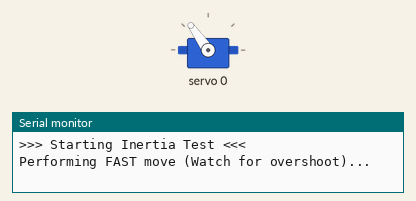
Bench run of a sketch on a simulated Arduino Uno, built with avr-gcc and run on an emulated ATmega328P. On the bench: servo, the last lines printed to the serial monitor.

Above: at 1.05 s.
At 4.25 s:
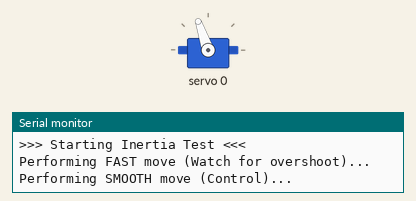
At 7.1 s:
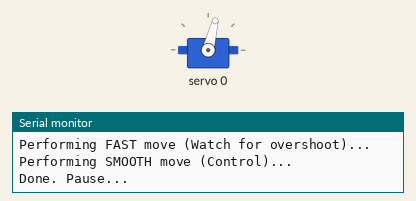
At 8.85 s:
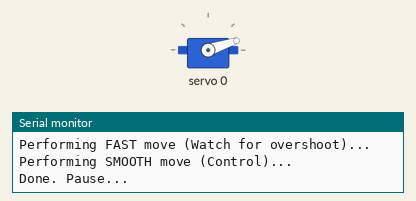
Timing chart, 0 to 11.2 s (numbered marks = the images above):
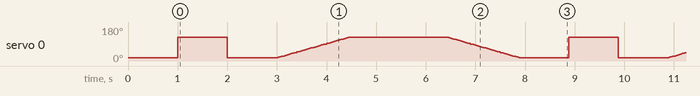

Measured:
- by itself, servo 0: moves between 18° and 125°, repeating every 7.9 s

The sketch:

servo_test.ino
```cpp
#include <Wire.h>
#include <Adafruit_PWMServoDriver.h>

Adafruit_PWMServoDriver pwm = Adafruit_PWMServoDriver();

// --- CONFIGURATION ---
#define SERVO_PIN 0      // The channel you are testing
#define SERVO_MIN 150    // Your verified Min Pulse
#define SERVO_MAX 600    // Your verified Max Pulse

// Speed Settings
#define SPEED_FAST_DELAY 0  // 0ms = Full Speed (The problem)
#define SPEED_SLOW_DELAY 15 // 15ms per degree = Smooth Motion (The solution)

void setup() {
  Serial.begin(115200);
  Serial.println(">>> Starting Inertia Test <<<");

  pwm.begin();
  pwm.setPWMFreq(50);  // Standard Analog Servo Frequency

  // Move to start position immediately
  setServoAngle(SERVO_PIN, 0);
  delay(1000);
}

void loop() {
  // 1. DEMONSTRATION: The Problem (Snap Movement)
  Serial.println("Performing FAST move (Watch for overshoot)...");
  // Jumping directly from 0 to 90
  setServoAngle(SERVO_PIN, 90);
  delay(1000); // Wait for the shake to settle

  // Reset
  setServoAngle(SERVO_PIN, 0);
  delay(1000);

  // 2. DEMONSTRATION: The Solution (Smooth Interpolation)
  Serial.println("Performing SMOOTH move (Control)...");

  // We manually control the loop to move 0 -> 90
  moveSmooth(SERVO_PIN, 0, 90, SPEED_SLOW_DELAY);

  Serial.println("Done. Pause...");
  delay(2000);

  // Move back smoothly
  moveSmooth(SERVO_PIN, 90, 0, SPEED_SLOW_DELAY);
  delay(1000);
}

// --- HELPER FUNCTIONS ---

// The Solution: Broken down movement
void moveSmooth(int channel, int startAngle, int endAngle, int stepDelay) {
  if (startAngle < endAngle) {
    for (int i = startAngle; i <= endAngle; i++) {
      setServoAngle(channel, i);
      delay(stepDelay); // This controls the speed!
    }
  } else {
    for (int i = startAngle; i >= endAngle; i--) {
      setServoAngle(channel, i);
      delay(stepDelay);
    }
  }
}

// Basic driver function
void setServoAngle(int channel, int angle) {
  int pulse = map(angle, 0, 180, SERVO_MIN, SERVO_MAX);
  pwm.setPWM(channel, 0, pulse);
}
```
